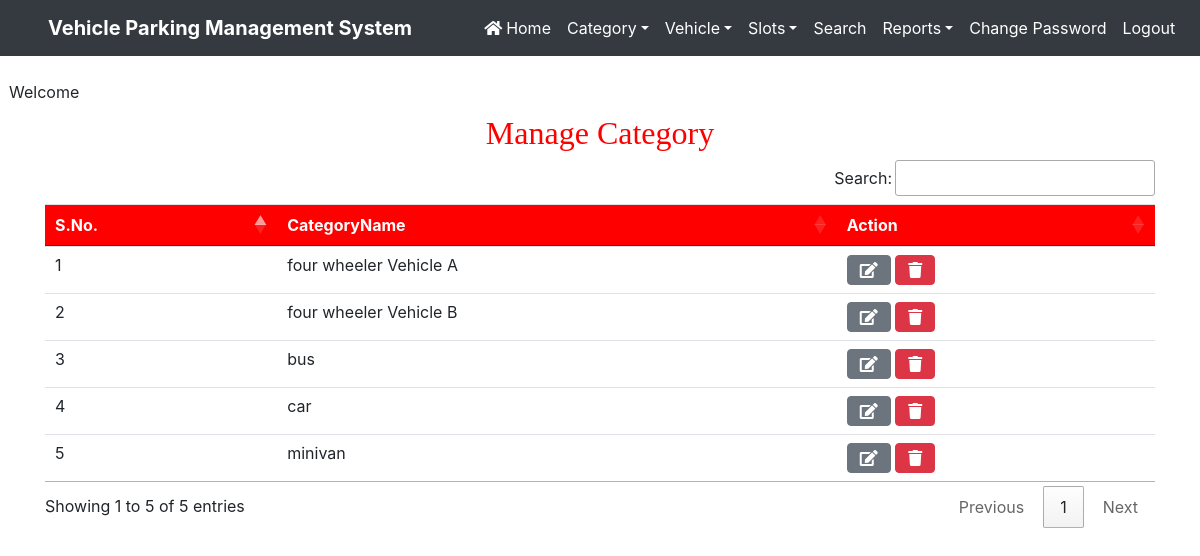
The page /manage_category on the database its author committed.
### vehicle/models.py (models this page shows, shortened)
class Category(models.Model):
    categoryname = models.CharField(max_length=50)

### vehicle/views.py (the view)
# urls.py: path('manage_category',manage_category,name='manage_category'),
def manage_category(request):
    category = Category.objects.all()
    d = {'category':category}
    return render(request, 'manage_category.html', d)

### vehicle/templates/manage_category.html (shortened to what this page needs)
{% load static %}
<html>
<head>
{% include 'headeradmin.html' %}
  <link rel = stylesheet href="https://cdn.datatables.net/1.10.20/css/jquery.dataTables.min.css">
<link rel = stylesheet href="https://cdn.datatables.net/buttons/1.6.1/css/buttons.dataTables.min.css">
</head>
<body>
{% include 'nav2admin.html' %}
<br> &nbsp;&nbsp;Welcome <b style = 'text-transform : capitalize ; color : blue'>{{request.user.username}}</b>
<div class="container" style = "margin-top:10px">
<h2 class="text-center" style = "font-family : Monotype Corsiva ; color : red">Manage Category</h2>
<table class='table table-hover' id = example>
<thead style = 'background-color : red ; color : white'>
<tr>
<th>S.No.</th>
<th>CategoryName</th>
<th>Action</th>
</tr>
</thead>
<tbody>
 {% for i in category %}
<tr>
<td>{{forloop.counter}}</td>
 <td>{{i.categoryname}}</td>
<td><a href = "{% url 'edit_category' i.id %}" class='btn btn-secondary' title="Edit Category"><i class="fa fa-edit fa-1x"></i></a>
<a href = "{% url 'delete_category' i.id %}" title="Delete Category" class='btn btn-danger'><i class="fa fa-trash fa-1x"></i></a></td>
</tr>
{% endfor %}
</tbody>
</table>
</div>
</body>
</html>

### vehicle/static/css/mystyle.css (style rules this page uses)
html { scroll-behavior:smooth; }

### rows shown on the page
Category: categoryname "four wheeler Vehicle A"
Category: categoryname "four wheeler Vehicle B"
Category: categoryname "bus"
Category: categoryname "car"
Category: categoryname "minivan"
